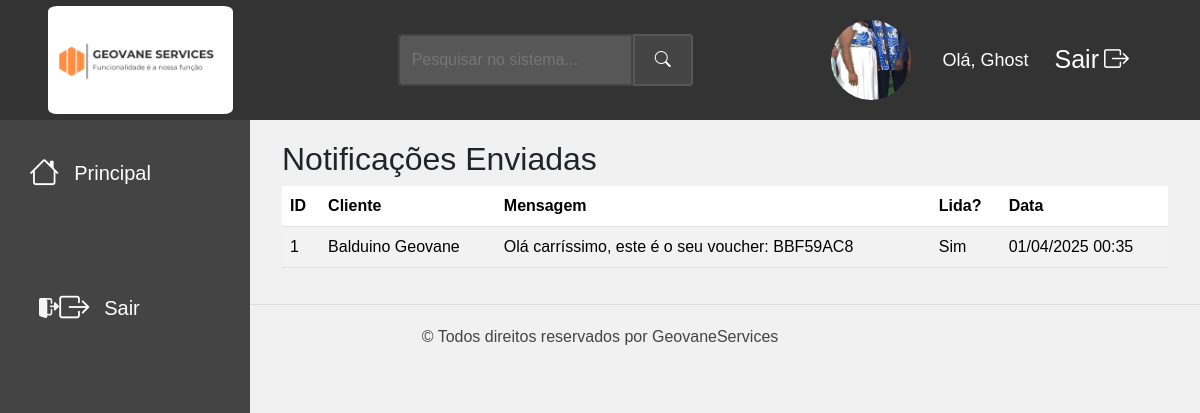
The page /funcionario/ver_notificacoes.php (signed in) on the database its author committed.
### tables this page shows
CREATE TABLE IF NOT EXISTS `funcionario` (
  `id_funcionario` int NOT NULL AUTO_INCREMENT,
  `nome` varchar(100) DEFAULT NULL,
  `sobrenome` varchar(100) DEFAULT NULL,
  `docId` varchar(20) DEFAULT NULL,
  `email` varchar(100) DEFAULT NULL,
  `telefone` varchar(20) DEFAULT NULL,
  `data_nasc` date DEFAULT NULL,
  `sexo` enum('masculino',' feminino') DEFAULT NULL,
  `endereco` varchar(255) DEFAULT NULL,
  `usuario` varchar(50) DEFAULT NULL,
  `senha` varchar(255) DEFAULT NULL,
  `conf_senha` varchar(255) DEFAULT NULL,
  `acesso` enum('funcionario','administrador') DEFAULT NULL,
  `tipo_contrato` varchar(50) NOT NULL,
  `data_contratacao` date NOT NULL,
  `id_cliente` int DEFAULT NULL,
  `imagem_perfil` varchar(255) DEFAULT NULL,
  `data_criacao` timestamp NULL DEFAULT CURRENT_TIMESTAMP,
  `menu_permissions` text,
  PRIMARY KEY (`id_funcionario`),
  KEY `id_cliente` (`id_cliente`)
);

CREATE TABLE IF NOT EXISTS `notificacoes` (
  `id` int NOT NULL AUTO_INCREMENT,
  `id_cliente` int NOT NULL,
  `mensagem` varchar(255) NOT NULL,
  `lida` tinyint(1) NOT NULL DEFAULT '0',
  `data` timestamp NULL DEFAULT CURRENT_TIMESTAMP,
  PRIMARY KEY (`id`),
  KEY `id_cliente` (`id_cliente`)
);

CREATE TABLE IF NOT EXISTS `cliente` (
  `id_cliente` int NOT NULL AUTO_INCREMENT,
  `nome` varchar(100) DEFAULT NULL,
  `sobrenome` varchar(100) DEFAULT NULL,
  `docId` varchar(20) DEFAULT NULL,
  `email` varchar(100) DEFAULT NULL,
  `telefone` varchar(20) DEFAULT NULL,
  `data_nasc` date DEFAULT NULL,
  `sexo` enum('masculino',' feminino') DEFAULT NULL,
  `endereco` varchar(255) DEFAULT NULL,
  `senha` varchar(255) DEFAULT NULL,
  `conf_senha` varchar(255) DEFAULT NULL,
  `imagem_perfil` varchar(255) DEFAULT NULL,
  `id_funcionario` int DEFAULT NULL,
  `saldo` decimal(10,2) NOT NULL DEFAULT '0.00',
  PRIMARY KEY (`id_cliente`),
  KEY `id_funcionario` (`id_funcionario`)
);

### funcionario/veryFun.php (called while the page is built, shortened)
<?php
    $nomeUsuario = $_SESSION['usuario'];
    ?>

### funcionario/ver_notificacoes.php (the view, shortened to what this page needs)
<?php
require './veryFun.php';
require '../conexao.php';
$id_funcionario = $_SESSION['id_funcionario'];
$sql = "SELECT imagem_perfil FROM Funcionario WHERE id_funcionario = $id_funcionario";
$result = $conexao->query($sql);
$funcionario = $result->fetch_assoc();
$sql = "SELECT n.id, n.id_cliente, n.mensagem, n.lida, n.data, c.nome, c.sobrenome
        FROM notificacoes n
        LEFT JOIN Cliente c ON n.id_cliente = c.id_cliente
        ORDER BY n.data DESC";
$result = $conexao->query($sql);
?>
<!DOCTYPE html>
<html lang="pt-br">
<head>
    <link href="https://cdn.jsdelivr.net/npm/bootstrap@5.3.3/dist/css/bootstrap.min.css" rel="stylesheet">
    <link rel="stylesheet" href="https://cdn.jsdelivr.net/npm/bootstrap-icons@1.11.3/font/bootstrap-icons.min.css">
</head>
<body>
    <div class="topbar">
        <div class="logo">
            <img src="../assets/logo.png" alt="Logo";>
        </div>
        <div class="search-box">
            <form action="search.php" method="GET">
                <input type="text" name="query" placeholder="Pesquisar no sistema...">
                <button type="submit"><i class="bi bi-search"></i></button>
            </form>
        </div>
        <div class="user-info">
            <div>
                <a href="perfil.php"><img src="../upload/imagens_perfil/<?php echo $funcionario['imagem_perfil']; ?>" alt="Perfil" class="perfil-img"></a>
            </div>
            <div class="username">Olá, <?php  echo  " $nomeUsuario"; ?> </div>
            <a href="logout.php" style="color: white; margin-left: 10px;">Sair<i class="bi bi-box-arrow-right"></i></a>
        </div>
    </div>
    <div class="sidebar">
        <a href="funcionario.php"> <span class="icon"><i class="bi bi-house"></i></span>
        <span class="txt-link">Principal</span></a>
        <a href="./logout.php" style="color: white; margin-left: 10px;">
            <img src="./assets/sair.png" alt="" style="width: 20px;">
            <span class="icon"><i class="bi bi-box-arrow-right"></i></span>Sair
        </a>
    </div>
    <div class="content">
        <div class="container">
            <h2>Notificações Enviadas</h2>
            <table class="table table-striped">
                <thead>
                    <tr>
                        <th>ID</th>
                        <th>Cliente</th>
                        <th>Mensagem</th>
                        <th>Lida?</th>
                        <th>Data</th>
                    </tr>
                </thead>
                <tbody>
                    <?php while ($notif = $result->fetch_assoc()): ?>
                    <tr>
                        <td><?php echo $notif['id']; ?></td>
                        <td><?php echo ($notif['nome'] ?? 'N/D') . ' ' . ($notif['sobrenome'] ?? ''); ?></td>
                        <td><?php echo htmlspecialchars($notif['mensagem']); ?></td>
                        <td><?php echo $notif['lida'] ? 'Sim' : 'Não'; ?></td>
                        <td><?php echo date("d/m/Y H:i", strtotime($notif['data'])); ?></td>
                    </tr>
                    <?php endwhile; ?>
                </tbody>
            </table>
        </div>
    </div>
    <div class="cop">
        <p>© Todos direitos reservados por GeovaneServices</p>
    </div>
</body>
</html>

### funcionario/ver_notificacoes.php (style rules this page uses)
body { font-family: Arial, sans-serif; background-color: #f1f1f1; margin: 0; }
.topbar { display: flex; justify-content: space-between; align-items: center; width: 100%; height: 120px; background-color: #333; color: white; padding: 10px 20px; position: fixed; top: 0; z-index: 1000; }
.search-box { flex-grow: 1; display: flex; justify-content: center; margin: 0 20px; }
.search-box form { display: flex; width: 50%; }
.search-box input[type="text"] { flex-grow: 1; padding: 12px; font-size: 16px; border: 2px solid #444; border-radius: 4px 0 0 4px; background-color: #575757; color: white; }
.search-box button { padding: 12px 20px; border: 2px solid #575757; border-radius: 0 4px 4px 0; background-color: #444; color: white; cursor: pointer; }
.topbar .user-info { display: flex; align-items: center; margin-left: auto; margin-right: 20px; }
.topbar .user-info .username { margin-right: 15px; font-size: 18px; color: white; }
.topbar .user-info a { color: whitesmoke; text-decoration: none; font-size: 25px; transition: color 0.3s; padding: 1px; border-radius: 5%; margin-right: 30px; display: flex; align-items: center; }
.topbar .user-info a i { margin-left: 5px; }
.perfil-img { width: 80px; height: 80px; object-fit: cover; border-radius: 50%; }
.topbar .logo { width: 200px; text-align: center; margin-left: 20px; }
.topbar .logo img { width: 185px; border-radius: 5%; }
.sidebar { width: 250px; background-color: #444; color: white; padding-top: 60px; position: fixed; height: 100%; top: 0; padding-left: 20px; padding-top: 80px; overflow-y: auto; transition: 2s; }
.sidebar a { margin-top: 50px; text-decoration: none; color: white; display: flex; align-items: center; transition: 0.3s; margin-bottom: 5px; font-size: 20px; padding: 20px 4%; }
.sidebar a .icon, .sidebar a .txt-icon { font-size: 30px; margin-right: 15px; }
.content { margin-left: 250px; margin-top: 120px; padding: 20px; flex-grow: 1; }
.cop { color: #444; text-align: center; padding: 20px; width: 100%; border-top: solid 1px #ddd; }

### rows shown on the page
funcionario: imagem_perfil (picture)
notificacoes: id "1", id_cliente.nome "Balduino", id_cliente.sobrenome "Geovane", mensagem "Olá carríssimo, este é o seu voucher: BBF59AC8", lida "Sim", data "01/04/2025 00:35"

### other values the page prints
$nomeUsuario "Ghost"
